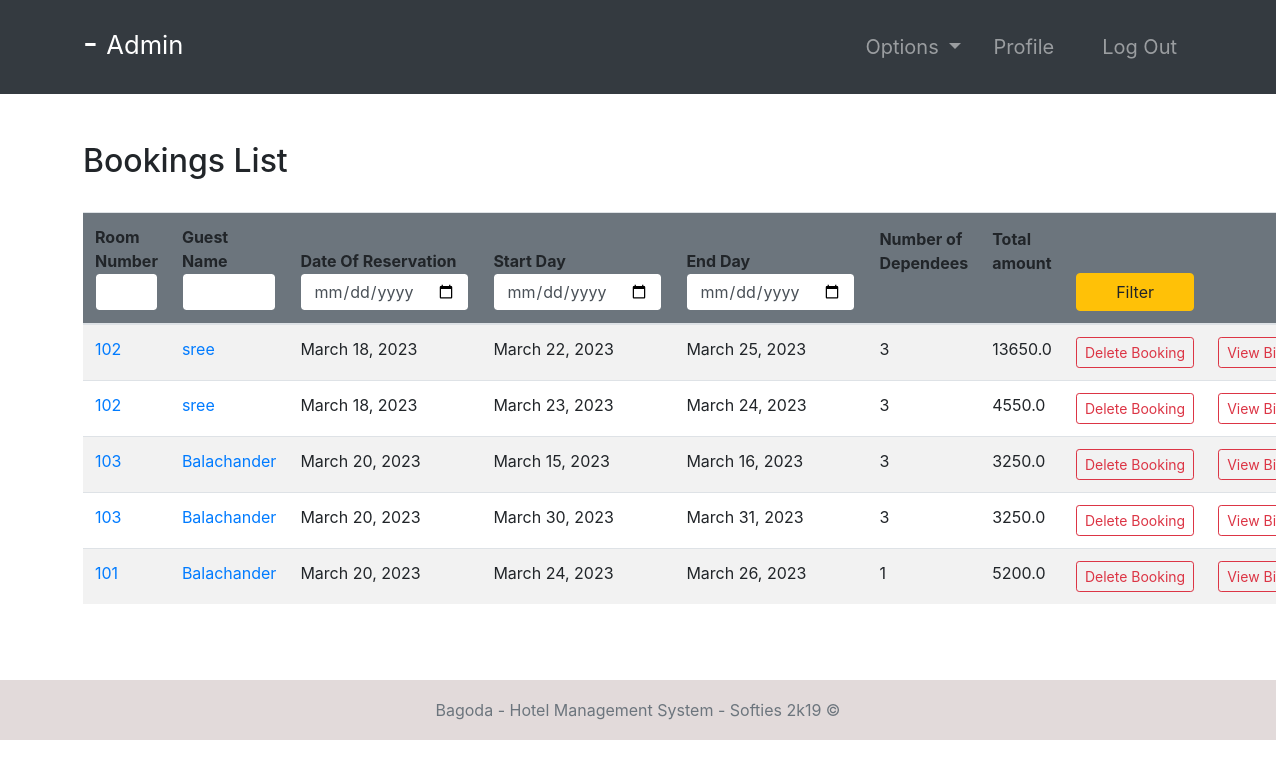
The page /bookings/ (signed in) on the database its author committed.
### room/models.py (models this page shows, shortened)
class Booking(models.Model):
    roomNumber = models.ForeignKey(Room, on_delete=models.CASCADE)
    guest = models.ForeignKey(Guest, null=True, on_delete=models.CASCADE)
    dateOfReservation = models.DateField(default=timezone.now)
    startDate = models.DateField()
    endDate = models.DateField()
    def numOfDep(self):
        return Dependees.objects.filter(booking=self).count()

class Room(models.Model):
    ROOM_TYPES = (
        ('King', 'King'),
        ('Luxury', 'Luxury'),
        ('Normal', 'Normal'),
        ('Economic', 'Economic'),
    )
    number = models.IntegerField(primary_key=True)
    capacity = models.SmallIntegerField()
    numberOfBeds = models.SmallIntegerField()
    roomType = models.CharField(max_length=20, choices=ROOM_TYPES)
    price = models.FloatField()
    statusStartDate = models.DateField(null=True)
    statusEndDate = models.DateField(null=True)

### accounts/models.py (models this page shows, shortened)
class Guest(models.Model):
    user = models.OneToOneField(User, null=True, on_delete=models.CASCADE)
    phoneNumber = PhoneNumberField(unique=True)

### room/views.py (the view, shortened to what this page needs)
# urls.py: path('bookings/', bookings, name="bookings"),
@login_required(login_url='login')
def bookings(request):
    import datetime
    role = str(request.user.groups.all()[0])
    path = role + "/"
    bookings = Booking.objects.all()
    totals = {}  # <booking : total>
    for booking in bookings:
        start_date = datetime.datetime.strptime(
            str(booking.startDate), "%Y-%m-%d")
        end_date = datetime.datetime.strptime(str(booking.endDate), "%Y-%m-%d")
        numberOfDays = abs((end_date-start_date).days)
        extra_price = 1
        if start_date.month in range(2, 3):
            extra_price += 0.10
        elif start_date.month in range(3, 6):
            extra_price += 0.30
        elif start_date.month in range(6, 10):
            extra_price += 0
        elif start_date.month in range(10, 12):
            extra_price += 0.20
        else:
            extra_price += 0.25
        if start_date.weekday() >= 5:
            extra_price += 0.05
        price = Room.objects.get(number=booking.roomNumber.number).price
        total = round(price * numberOfDays * extra_price,2)
        totals[booking] = total
    context = {
        "role": role,
        'bookings': bookings,
        'totals': totals
    }
    return render(request, path + "bookings.html", context)

### Templates/admin/bookings.html
{% extends '../index.html' %}
{% block context %}
{% include '../common_pages/bookings.html' %}
{% endblock %}

### Templates/incs/nav.html (shortened to what this page needs)
<nav class="navbar navbar-dark bg-dark navbar-expand-lg py-3 " role="navigation">
    <div class="container">
        <a href="" class="navbar-brand">
            <h2 class="text-capitalize">
                {{ request.user.first_name }} {{ request.user.last_name }} -
                {% if role != "receptionist" %}
                <small>
                    {{ role }}
                </small>
                {% else %}
                <small>
                    Agent
                </small>
                {% endif %}
            </h2>
        </a>
        <div class="collapse navbar-collapse" id="navbarTags">
            <ul class="navbar-nav ml-auto">
                <li class="nav-item dropdown p-2">
                    <a class="nav-link dropdown-toggle" href="#" id="navbarDropdown" role="button"
                        data-toggle="dropdown" aria-haspopup="true" aria-expanded="false">
                        Options
                    </a>
                </li>
                <li class="nav-item mr-3 p-2">
                    {% if role == 'staff' or role == 'receptionist' or role == 'admin' or role == 'manager' %}
                    <a href="{% url 'employee-profile' user.id %}" class="nav-link">Profile</a>
                    {% endif %}
                </li>
                <li class="nav-item p-2 ">
                    <a href="{% url 'logout' %}" class="nav-link">Log Out</a>
                </li>
            </ul>
        </div>
    </div>
</nav>

### Templates/common_pages/bookings.html (shortened to what this page needs)
<div class="container py-5">
    <div class="table-header row">
        <div class="col-sm-12 col-md-12 col-lg-4 mb-4">
            <h2>Bookings List</h2>
        </div>
    </div>
    <table class="table table-hover table-striped">
        <thead class="bg-secondary rounded">
            <tr>
                <form action="" method="POST">
                    <th>Room Number<input type="number" min="0" name="number" value="{{number}}"
                            class="form-control border border-secondary"></th>
                    <th>Guest Name<input type="text" name="name" value="{{name}}"
                            class="form-control border border-secondary"></th>
                    <th>Date Of Reservation<input type="date" name="rez" value="{{rez}}"
                            class="form-control border border-secondary"></th>
                    <th>Start Day<input type="date" name="fd" value="{{fd}}"
                            class="form-control border border-secondary"></th>
                    <th>End Day<input type="date" name="ed" value="{{ed}}" class="form-control border border-secondary">
                    </th>
                    <th class="pb-5">Number of Dependees</th>
                    <th class="pb-5">Total amount</th>
                    <th><button type="submit" name="filter" class="btn btn-warning w-100">Filter</button></th>
                    <th class="pb-5"></th>
                </form>
            </tr>
        </thead>
        <tbody>
            {% for b in bookings %}
            <tr>
                <td><a href="{% url 'room-profile' b.roomNumber.number %}">{{b.roomNumber.number}}</a></td>
                <td><a href="{% url 'guest-profile' b.guest.user.id %}">{{b.guest.user.first_name}}</a></td>
                <td>{{ b.dateOfReservation }}</td>
                <td>{{ b.startDate }}</td>
                <td>{{ b.endDate }}</td>
                <td>{{ b.numOfDep }}</td>
                <td>
                    {% for key, value in totals.items %}
                    {% if key == b %}
                    {{ value }}
                    {% endif %}
                    {% endfor %}
                </td>
                {% if role == "admin" or role == 'manager' %}
                <td> <a href="{% url 'deleteBooking' b.id %}"
                        class="btn btn-sm btn-outline-danger">Delete&nbsp;Booking</a></td>
                {% endif %}
                {% if role == "admin" or role == 'manager' %}
                <td> <a href="{% url 'viewbill' b.id %}"
                        class="btn btn-sm btn-outline-danger">View&nbsp;Bill</a></td>
                {% endif %}
            </tr>
            {% endfor %}
        </tbody>
    </table>
</div>

### static/css/main.css (style rules this page uses)
* { margin: 0; padding: 0; -webkit-font-smoothing: antialiased; }
body { position: relative; }
nav .nav-item { font-size: 20px; }

### rows shown on the page
Booking: roomNumber.number "102", guest.user.first_name "sree", dateOfReservation "March 18, 2023", startDate "March 22, 2023", endDate "March 25, 2023", numOfDep "3", value "13650.0"
Booking: roomNumber.number "102", guest.user.first_name "sree", dateOfReservation "March 18, 2023", startDate "March 23, 2023", endDate "March 24, 2023", numOfDep "3", value "4550.0"
Booking: roomNumber.number "103", guest.user.first_name "Balachander", dateOfReservation "March 20, 2023", startDate "March 15, 2023", endDate "March 16, 2023", numOfDep "3", value "3250.0"
Booking: roomNumber.number "103", guest.user.first_name "Balachander", dateOfReservation "March 20, 2023", startDate "March 30, 2023", endDate "March 31, 2023", numOfDep "3", value "3250.0"
Booking: roomNumber.number "101", guest.user.first_name "Balachander", dateOfReservation "March 20, 2023", startDate "March 24, 2023", endDate "March 26, 2023", numOfDep "1", value "5200.0"

### other values the page prints
{{ role }} "Admin"
